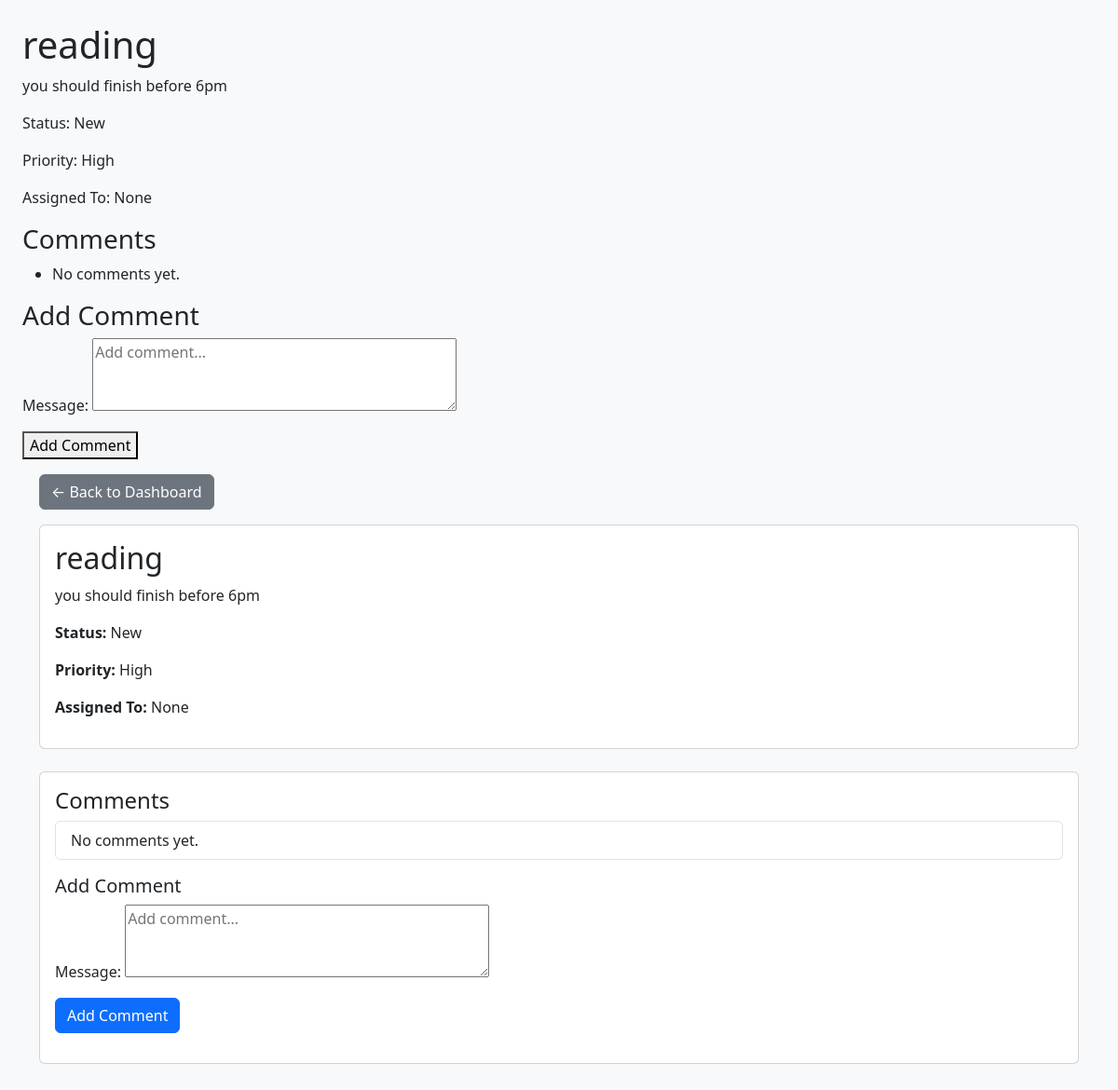
The page /tracker/task/1/ on the database as committed earlier.
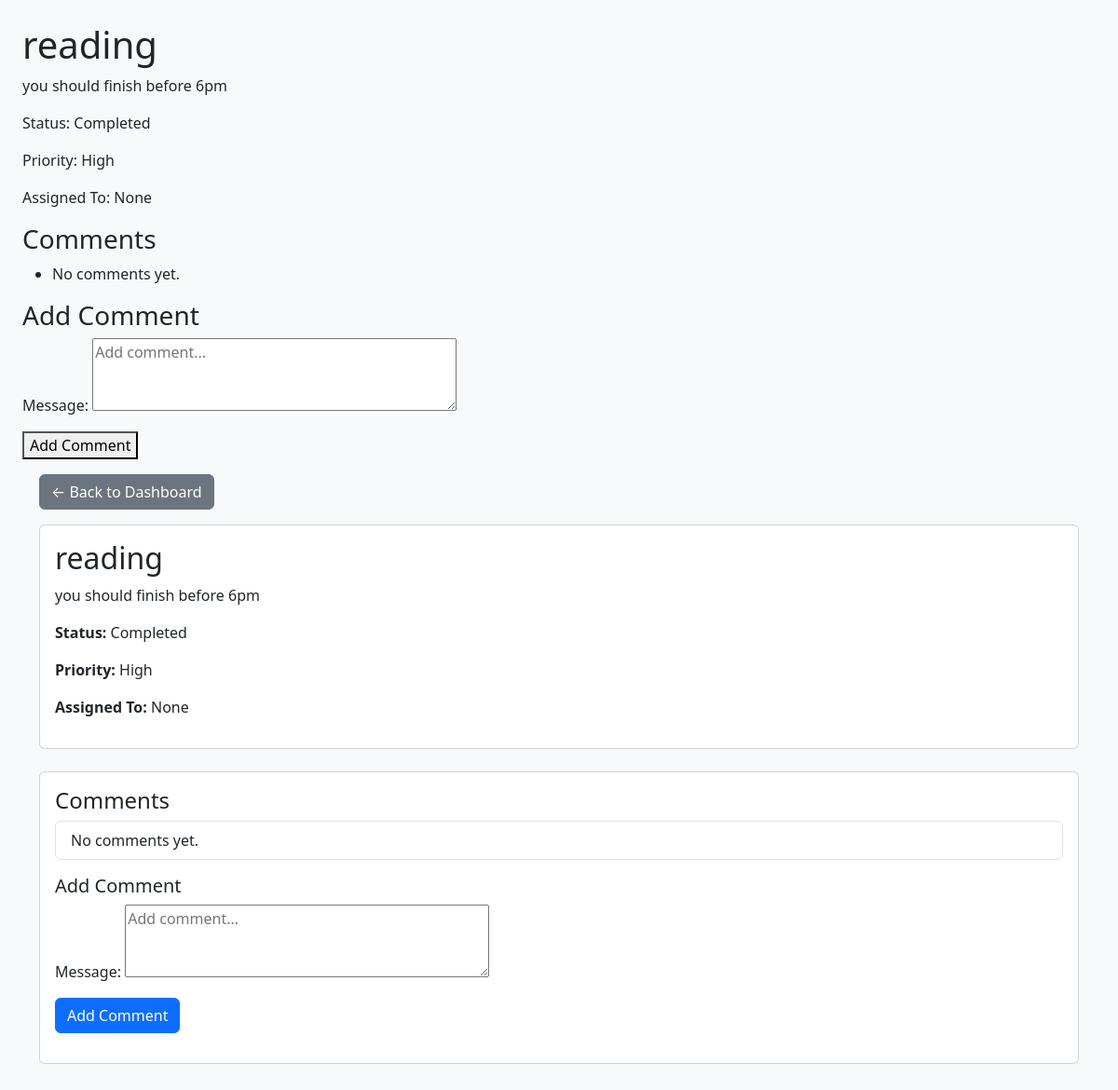
The same page on the database as committed later.
### tracker/models.py (models this page shows, shortened)
class Task(models.Model):
    message = models.ForeignKey(Message, on_delete=models.SET_NULL, null=True, blank=True)
    title = models.CharField(max_length=200)
    description = models.TextField()
    client_email = models.EmailField(blank=True, null=True)
    assigned_to = models.ForeignKey(User, on_delete=models.SET_NULL, null=True, blank=True)
    priority = models.CharField(max_length=20, choices=PRIORITY_CHOICES, default='Medium')
    status = models.CharField(max_length=20, choices=STATUS_CHOICES, default='New')
    due_date = models.DateField(null=True, blank=True)
    created_at = models.DateTimeField(auto_now_add=True)

### tracker/views.py (the view)
# urls.py: path('task/<int:pk>/', views.task_detail, name='task_detail'),
def task_detail(request, pk):
    task = get_object_or_404(Task, pk=pk)
    if request.method == 'POST':
        form = CommentForm(request.POST)
        if form.is_valid():
            comment = form.save(commit=False)
            comment.task = task
            comment.author = request.user.tracker_employee
            comment.save()
            return redirect('task_detail', pk=task.pk)
    else:
        form = CommentForm()
    return render(request, 'tracker/task_detail.html', {'task': task, 'form': form})

### tracker/forms.py
class CommentForm(forms.ModelForm):
    class Meta:
        model = Comment
        fields = ['message']
        widgets = {'message': forms.Textarea(attrs={'rows':3, 'placeholder':'Add comment...'})}

### tracker/templates/tracker/task_detail.html (shortened to what this page needs)
<h1>{{ task.title }}</h1>
<p>{{ task.description }}</p>
<p>Status: {{ task.status }}</p>
<p>Priority: {{ task.priority }}</p>
<p>Assigned To: {{ task.assigned_to }}</p>
<h3>Comments</h3>
<ul>
{% for comment in task.comments.all %}
<li><b>{{ comment.author }}</b>: {{ comment.message }}</li>
{% empty %}
<li>No comments yet.</li>
{% endfor %}
</ul>
<h3>Add Comment</h3>
<form method="post">
{{ form.as_p }}
<button type="submit">Add Comment</button>
</form>
<!DOCTYPE html>
<html lang="en">
<head>
    <link href="https://cdn.jsdelivr.net/npm/bootstrap@5.3.2/dist/css/bootstrap.min.css" rel="stylesheet">
</head>
<body class="bg-light p-4">
    <div class="container">
        <a href="{% url 'dashboard' %}" class="btn btn-secondary mb-3">← Back to Dashboard</a>
        <div class="card mb-4">
            <div class="card-body">
                <h2 class="card-title">{{ task.title }}</h2>
                <p class="card-text">{{ task.description }}</p>
                <p><strong>Status:</strong> {{ task.status }}</p>
                <p><strong>Priority:</strong> {{ task.priority }}</p>
                <p><strong>Assigned To:</strong> {{ task.assigned_to }}</p>
            </div>
        </div>
        <div class="card mb-4">
            <div class="card-body">
                <h4>Comments</h4>
                <ul class="list-group mb-3">
                    {% for comment in task.comments.all %}
                    <li class="list-group-item"><b>{{ comment.author }}</b>: {{ comment.message }}</li>
                    {% empty %}
                    <li class="list-group-item">No comments yet.</li>
                    {% endfor %}
                </ul>
                <h5>Add Comment</h5>
                <form method="post">
                    {{ form.as_p }}
                    <button type="submit" class="btn btn-primary">Add Comment</button>
                </form>
            </div>
        </div>
    </div>
</body>
</html>

Rows that differ between the two databases and show on the page:
changed Task "reading": status "New" → "Completed"
